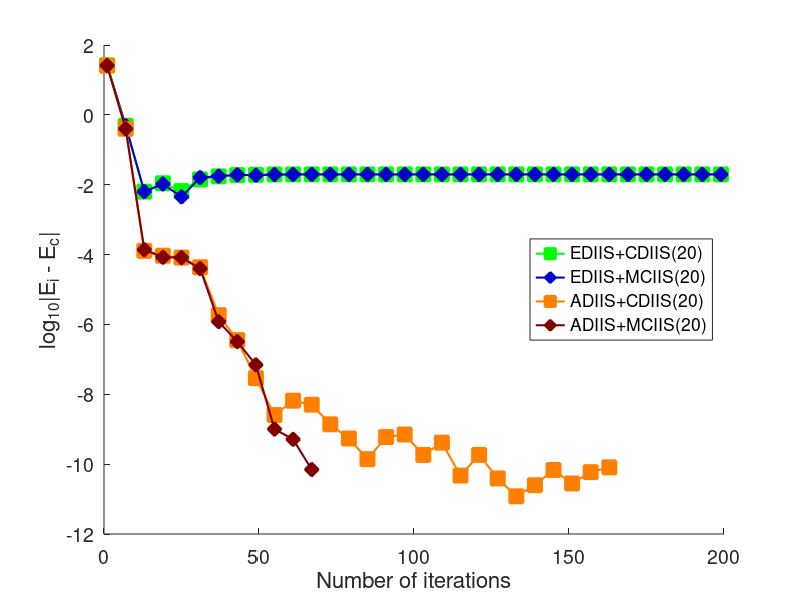

Recreate this plot in MATLAB.
% SCF Done:  E(UB3LYP) =  -451.259790322     A.U. after  445 cycles

load uf43Out.mat;

maxSCFIter = 200;
ener = output.ener(3:end);
iter = output.iter(3:end);
energySet = output.energySet(3:end);

yellow = [255 215 0] ./ 255;
darkBlue = [0 0 205] ./ 255;
orange = [255 128 0] ./ 255;
darkRed = [128 0 0] ./ 255;

% shapes = {'s', 'o', 'v', '^', 'd', 'h', '<', '>'};
shapes = {'s', 'd', 's', 'd', 's', 'd'};
colors = {'g', darkBlue, orange, darkRed};

for iType = 1:length(ener)
    fprintf('%0.8f  %d \n', ener{iType}, iter{iType});
end

energyArray = [ener{:}];
iterArray = [iter{:}];
minEnergy = min(energyArray(iterArray~=maxSCFIter));

hFig = figure();
set(hFig, 'Position', [10 10 800 600])
hold();
for iType = 1:length(ener)
    errorArray = log10(abs(energySet{iType} - minEnergy));
    errorArray(errorArray == -inf) = min(errorArray(errorArray ~= -inf));
    plot(1:6:length(energySet{iType}), errorArray(1:6:end), ...
        'LineWidth', 1.5, ...
        'Color', colors{iType}, ...
        'Marker', shapes{iType}, ...
        'MarkerFaceColor', colors{iType}, ...
        'MarkerSize', 10);
end

set(gca,'FontSize', 14)

xlabel('Number of iterations', 'FontSize', 16);
ylabel('log_{10}|E_i - E_c|', 'FontSize', 16);
lgd = legend('EDIIS+CDIIS(20)', 'EDIIS+MCIIS(20)', 'ADIIS+CDIIS(20)', 'ADIIS+MCIIS(20)', ...
    'Location', 'East');

outputFileName = './graphs/uf43.pdf';
print(outputFileName, '-dpdf')


